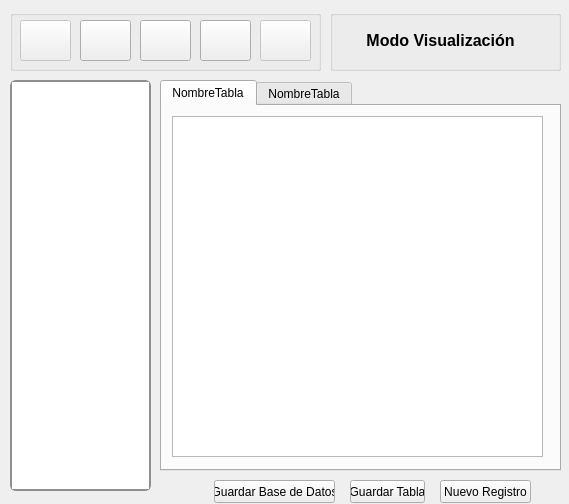
<?xml version="1.0" encoding="UTF-8"?>
<ui version="4.0">
 <class>VisualizacionModo</class>
 <widget class="QDialog" name="VisualizacionModo">
  <property name="geometry">
   <rect>
    <x>0</x>
    <y>0</y>
    <width>569</width>
    <height>504</height>
   </rect>
  </property>
  <property name="windowTitle">
   <string>Modo Visualización</string>
  </property>
  <property name="windowIcon">
   <iconset>
    <normaloff>../../../CastellDraco/Downloads/visible9.png</normaloff>../../../CastellDraco/Downloads/visible9.png</iconset>
  </property>
  <widget class="QTabWidget" name="tabWidget">
   <property name="geometry">
    <rect>
     <x>160</x>
     <y>80</y>
     <width>401</width>
     <height>391</height>
    </rect>
   </property>
   <property name="currentIndex">
    <number>0</number>
   </property>
   <widget class="QWidget" name="NombreTabla">
    <attribute name="title">
     <string>NombreTabla</string>
    </attribute>
    <widget class="QTableWidget" name="tblwTablaActual">
     <property name="geometry">
      <rect>
       <x>10</x>
       <y>10</y>
       <width>371</width>
       <height>341</height>
      </rect>
     </property>
    </widget>
   </widget>
   <widget class="QWidget" name="tab_2">
    <attribute name="title">
     <string>NombreTabla</string>
    </attribute>
   </widget>
  </widget>
  <widget class="QTreeWidget" name="twiVizualizacinTabla">
   <property name="geometry">
    <rect>
     <x>10</x>
     <y>80</y>
     <width>141</width>
     <height>411</height>
    </rect>
   </property>
   <property name="styleSheet">
    <string notr="true">border: 2px solid #8f8f91;
     border-radius: 6px;</string>
   </property>
   <property name="columnCount">
    <number>1</number>
   </property>
   <attribute name="headerVisible">
    <bool>false</bool>
   </attribute>
   <column>
    <property name="text">
     <string notr="true">1</string>
    </property>
   </column>
  </widget>
  <widget class="QGroupBox" name="groupBox_2">
   <property name="geometry">
    <rect>
     <x>330</x>
     <y>10</y>
     <width>231</width>
     <height>61</height>
    </rect>
   </property>
   <property name="title">
    <string/>
   </property>
   <widget class="QLabel" name="lblTituloForm">
    <property name="geometry">
     <rect>
      <x>10</x>
      <y>0</y>
      <width>201</width>
      <height>61</height>
     </rect>
    </property>
    <property name="text">
     <string notr="true">&lt;html&gt;&lt;head/&gt;&lt;body&gt;&lt;p align=&quot;center&quot;&gt;&lt;span style=&quot; font-size:12pt; font-weight:600;&quot;&gt;Modo Visualización&lt;/span&gt;&lt;/p&gt;&lt;/body&gt;&lt;/html&gt;</string>
    </property>
    <property name="textFormat">
     <enum>Qt::RichText</enum>
    </property>
   </widget>
  </widget>
  <widget class="QGroupBox" name="groupBox">
   <property name="geometry">
    <rect>
     <x>10</x>
     <y>10</y>
     <width>311</width>
     <height>61</height>
    </rect>
   </property>
   <property name="title">
    <string/>
   </property>
   <widget class="QPushButton" name="btnVisualizar">
    <property name="enabled">
     <bool>false</bool>
    </property>
    <property name="geometry">
     <rect>
      <x>10</x>
      <y>10</y>
      <width>51</width>
      <height>41</height>
     </rect>
    </property>
    <property name="text">
     <string/>
    </property>
    <property name="icon">
     <iconset resource="res.qrc">
      <normaloff>:/img/Iconos/visible9 (1).png</normaloff>:/img/Iconos/visible9 (1).png</iconset>
    </property>
    <property name="iconSize">
     <size>
      <width>16</width>
      <height>16</height>
     </size>
    </property>
   </widget>
   <widget class="QPushButton" name="btnBuscarCampos">
    <property name="enabled">
     <bool>true</bool>
    </property>
    <property name="geometry">
     <rect>
      <x>190</x>
      <y>10</y>
      <width>51</width>
      <height>41</height>
     </rect>
    </property>
    <property name="text">
     <string/>
    </property>
    <property name="icon">
     <iconset resource="res.qrc">
      <normaloff>:/img/Iconos/zoom19.png</normaloff>:/img/Iconos/zoom19.png</iconset>
    </property>
   </widget>
   <widget class="QPushButton" name="btnEditar">
    <property name="geometry">
     <rect>
      <x>130</x>
      <y>10</y>
      <width>51</width>
      <height>41</height>
     </rect>
    </property>
    <property name="text">
     <string/>
    </property>
    <property name="icon">
     <iconset resource="res.qrc">
      <normaloff>:/img/Iconos/pencil63.png</normaloff>:/img/Iconos/pencil63.png</iconset>
    </property>
   </widget>
   <widget class="QPushButton" name="btnAdministrarBD">
    <property name="enabled">
     <bool>false</bool>
    </property>
    <property name="geometry">
     <rect>
      <x>250</x>
      <y>10</y>
      <width>51</width>
      <height>41</height>
     </rect>
    </property>
    <property name="text">
     <string/>
    </property>
    <property name="icon">
     <iconset resource="res.qrc">
      <normaloff>:/img/Iconos/database38.png</normaloff>:/img/Iconos/database38.png</iconset>
    </property>
   </widget>
   <widget class="QPushButton" name="btnCrearTabla">
    <property name="enabled">
     <bool>true</bool>
    </property>
    <property name="geometry">
     <rect>
      <x>70</x>
      <y>10</y>
      <width>51</width>
      <height>41</height>
     </rect>
    </property>
    <property name="text">
     <string/>
    </property>
    <property name="icon">
     <iconset resource="res.qrc">
      <normaloff>:/img/Iconos/little14.png</normaloff>:/img/Iconos/little14.png</iconset>
    </property>
   </widget>
  </widget>
  <widget class="QPushButton" name="pushButton">
   <property name="geometry">
    <rect>
     <x>440</x>
     <y>480</y>
     <width>91</width>
     <height>23</height>
    </rect>
   </property>
   <property name="text">
    <string>Nuevo Registro</string>
   </property>
  </widget>
  <widget class="QPushButton" name="btnGuardarTabla">
   <property name="geometry">
    <rect>
     <x>350</x>
     <y>480</y>
     <width>75</width>
     <height>23</height>
    </rect>
   </property>
   <property name="text">
    <string>Guardar Tabla</string>
   </property>
  </widget>
  <widget class="QPushButton" name="btnGuardarBase">
   <property name="geometry">
    <rect>
     <x>214</x>
     <y>480</y>
     <width>121</width>
     <height>23</height>
    </rect>
   </property>
   <property name="text">
    <string>Guardar Base de Datos</string>
   </property>
  </widget>
 </widget>
 <resources>
  <include location="res.qrc"/>
 </resources>
 <connections/>
</ui>
